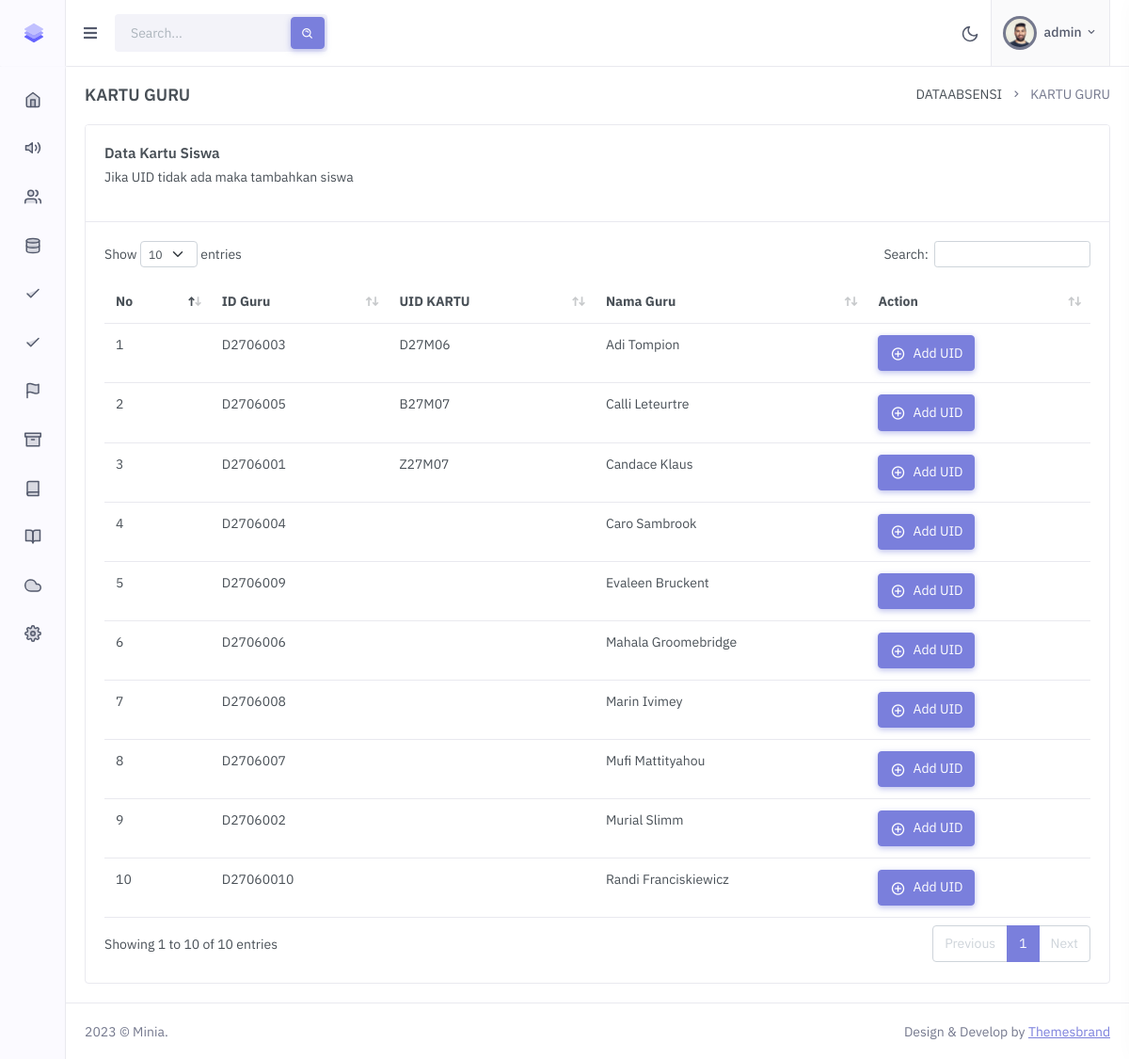
The app's page /dataabsensi/kartu-guru.php (signed in) with its own data.
### tables this page shows
CREATE TABLE `dataguru` (
  `idguru` varchar(60) NOT NULL,
  `namaguru` varchar(60) NOT NULL,
  `nip` varchar(26) NOT NULL,
  `gurumapel` varchar(30) NOT NULL,
  `idkelas` varchar(30) DEFAULT NULL,
  `foto` text NOT NULL
);

CREATE TABLE `cardguru` (
  `idguru` varchar(27) NOT NULL,
  `uid` varchar(20) DEFAULT NULL
);

### config/setting.php (called while the page is built, shortened)
<?php
    $scheme = $_SERVER['REQUEST_SCHEME'];
    $host = $_SERVER['HTTP_HOST'];
    $base_url['whatsApp'] = "$scheme://$host:8000";
    $base_url['main'] = "$scheme://$host/".MAIN_HOST;
    $base_url['assets'] = "$scheme://$host/".MAIN_HOST."/assets/";
    $base_url['foto'] = "$scheme://$host/".MAIN_HOST."/assets/uploads/";
    $path = basename($_SERVER['REQUEST_URI'], '?' . $_SERVER['QUERY_STRING']);
    $file2 = basename($path, ".php");
    $file2 = str_replace('-', ' ', $file2);
    $dir = basename(dirname($_SERVER['SCRIPT_NAME']));
?>

### layouts/menu.php (called while the page is built, shortened)
<?php
include '../layouts/vertical-menu.php';
?>

### assets/lang/en.php (called while the page is built, shortened)
<?php
$language['Menu'] = "Menu";
$language['Dashboard'] = "Dashboard";
$language['Apps'] = "Apps";
$language['Calendar'] = "Calendar";
$language['Chat'] = "Chat";
$language['Email'] = "Email";
$language['Inbox'] = "Inbox";
$language['Read_Email'] = "Read Email";
$language['Invoices'] = "Invoices";
$language['Invoice_List'] = "Invoice List";
$language['Invoice_Detail'] = "Invoice Detail";
$language['Contacts'] = "Contacts";
$language['User_Grid'] = "User Grid";
$language['User_List'] = "User List";
$language['Authentication'] = "Authentication";
$language['Login'] = "Login";
$language['Register'] = "Register";
$language['Recover_Password'] = "Recover Password";
$language['Lock_Screen'] = "Lock Screen";
$language['Confirm_Mail'] = "Confirm Mail";
$language['Email_Verification'] = "Email Verification";
$language['Two_Step_Verification'] = "Two Step Verification";
$language['Pages'] = "Pages";
$language['Starter_Page'] = "Starter Page";
$language['Maintenance'] = "Maintenance";
$language['Coming_Soon'] = "Coming Soon";
$language['Timeline'] = "Timeline";
$language['FAQs'] = "FAQs";
$language['Pricing'] = "Pricing";
$language['Error_404'] = "Error 404";
$language['Error_500'] = "Error 500";
$language['Horizontal'] = "Horizontal";
$language['Elements'] = "Elements";
$language['Components'] = "Components";
$language['Alerts'] = "Alerts";
$language['Buttons'] = "Buttons";
$language['Cards'] = "Cards";
$language['Carousel'] = "Carousel";
$language['Dropdowns'] = "Dropdowns";
$language['Grid'] = "Grid";
$language['Images'] = "Images";
$language['Modals'] = "Modals";
$language['Offcanvas'] = "Offcanvas";
$language['Progress_Bars'] = "Progress Bars";
$language['Tabs_n_Accordions'] = "Tabs & Accordions";
$language['Typography'] = "Typography";
$language['Video'] = "Video";
$language['General'] = "General";
$language['Colors'] = "Colors";
$language['Extended'] = "Extended";
$language['Lightbox'] = "Lightbox";
$language['Range_Slider'] = "Range Slider";
$language['SweetAlert_2'] = "SweetAlert 2";
$language['Session_Timeout'] = "Session Timeout";
$language['Rating'] = "Rating";
$language['Forms'] = "Forms";
$language['Basic_Elements'] = "Basic Elements";
$language['Validation'] = "Validation";
$language['Advanced_Plugins'] = "Advanced Plugins";
$language['Editors'] = "Editors";
?>

### config/get.php (called while the page is built, shortened)
<?php
    require_once "../config/db.php";
    $sql = "SELECT * FROM dataguru JOIN cardguru ON dataguru.idguru = cardguru.idguru GROUP BY dataguru.namaguru ASC";
    $stmt = $db->prepare($sql);
    $stmt->execute();
    $cGuru = $stmt->fetchAll(PDO::FETCH_ASSOC);
?>

### dataabsensi/kartu-guru.php (the view, shortened to what this page needs)
<?php
    require_once "../layouts/head.php";
?>
<div class="row">
    <div class="col-12">
        <div class="card">
            <div class="card-header">
                <h4 class="card-title">Data Kartu Siswa</h4>
                <p class="card-title-des">Jika UID tidak ada maka tambahkan siswa</p>
            </div>
            <div class="card-body">
                <table id="datatable" class="table table-stripped dt-responsive  nowrap w-100">
                    <thead>
                        <tr>
                            <th>No</th>
                            <th>ID Guru</th>
                            <th>UID KARTU</th>
                            <th>Nama Guru</th>
                            <th>Action</th>
                        </tr>
                    </thead>
                    <tbody>
                        <?php $no=1;?>
                        <?php foreach($cGuru as $c):?>
                            <tr>
                                <td><?php echo $no; ?></td>
                                <td><?php echo $c['idguru']?></td>
                                <td><?php echo $c['uid']?></td>
                                <td><?php echo $c['namaguru']?></td>
                                <td><a href="add-cardguru?idguru=<?php echo $c['idguru'] ?>" class="btn btn-primary"><i class="bx bx-plus-circle font-size-16 align-middle me-2 "></i>Add UID</a></td>
                            </tr>
                        <?php $no++; ?>
                        <?php endforeach;?>
                    </tbody>
                </table>
            </div>
        </div>
    </div>
</div>
<?php
    require_once '../layouts/footer.php';
?>

### layouts/head.php (shortened to what this page needs)
<?php
    if( isset( $_SESSION['lang'] ) ) {
        $lang = $_SESSION['lang'];
    }else {
        $lang = "en";
    }
    require_once "../config/db.php";
    require_once "../config/get.php";
    require_once '../config/auth.php';
?>
<!DOCTYPE html>
<html lang="<?php echo $lang ?>">
<head>
    <?php require_once 'head-style.php' ?>
</head>
<body>
<div id="layout-wrapper">
    <?php require_once 'menu.php'; ?>
    <div class="main-content">
        <div class="page-content">
            <div class="container-fluid">
                <div class="row">
                    <div class="col-12">
                        <div class="page-title-box d-sm-flex align-items-center justify-content-between">
                            <h4 class="mb-sm-0 font-size-18"><?php echo strtoupper($file2); ?></h4>
                            <div class="page-title-right">
                                <ol class="breadcrumb m-0">
                                    <li class="breadcrumb-item"><a href="javascript: void(0);"><?php echo strtoupper($dir); ?></a></li>
                                    <li class="breadcrumb-item active"><?php echo strtoupper($file2); ?></li>
                                </ol>
                            </div>
                        </div>
                    </div>
                </div>

### layouts/head-style.php
<link rel="stylesheet" href="<?php echo $base_url['assets']; ?>css/preloader.min.css" type="text/css" />
<link href="<?php echo $base_url['assets']; ?>css/bootstrap.min.css" id="bootstrap-style" rel="stylesheet" type="text/css" />
<link href="<?php echo $base_url['assets']; ?>css/icons.min.css" rel="stylesheet" type="text/css" />
<link href="<?php echo $base_url['assets']; ?>css/app.min.css" id="app-style" rel="stylesheet" type="text/css" />
<link href="<?php echo $base_url['assets']; ?>libs/dropzone/min/dropzone.min.css" rel="stylesheet" type="text/css" />
<link href="<?php echo $base_url['assets']; ?>libs/datatables.net-bs4/css/dataTables.bootstrap4.min.css" rel="stylesheet" type="text/css" />
<link href="<?php echo $base_url['assets']; ?>libs/datatables.net-buttons-bs4/css/buttons.bootstrap4.min.css" rel="stylesheet" type="text/css" />
<link href="<?php echo $base_url['assets']; ?>libs/datatables.net-responsive-bs4/css/responsive.bootstrap4.min.css" rel="stylesheet" type="text/css" />
<link href="<?php echo $base_url['assets']; ?>libs/choices.js/public/assets/styles/choices.min.css" rel="stylesheet" type="text/css" />
<link rel="stylesheet" href="<?php echo $base_url['assets']; ?>libs/@simonwep/pickr/themes/classic.min.css" />
<link rel="stylesheet" href="<?php echo $base_url['assets']; ?>libs/@simonwep/pickr/themes/monolith.min.css" />
<link rel="stylesheet" href="<?php echo $base_url['assets']; ?>libs/@simonwep/pickr/themes/nano.min.css" />
<link rel="stylesheet" href="<?php echo $base_url['assets']; ?>libs/flatpickr/flatpickr.min.css">
<link href="<?php echo $base_url['assets']; ?>libs/alertifyjs/build/css/alertify.min.css" rel="stylesheet" type="text/css" />
<link href="<?php echo $base_url['assets']; ?>libs/alertifyjs/build/css/themes/default.min.css" rel="stylesheet" type="text/css" />

### layouts/vertical-menu.php (shortened to what this page needs)
<header id="page-topbar">
    <div class="navbar-header">
        <div class="d-flex">
            <div class="navbar-brand-box">
                <a href="<?php echo $base_url['main']; ?>" class="logo logo-dark">
                    <span class="logo-sm">
                        <img src="<?php echo $base_url['assets']; ?>/images/logo-sm.svg" alt="" height="24">
                    </span>
                </a>
            </div>
            <button type="button" class="btn btn-sm px-3 font-size-16 header-item" id="vertical-menu-btn">
                <i class="fa fa-fw fa-bars"></i>
            </button>
            <form class="app-search d-none d-lg-block">
                <div class="position-relative">
                    <input type="text" class="form-control" placeholder="<?php echo $language["Search"]; ?>">
                    <button class="btn btn-primary" type="button"><i class="bx bx-search-alt align-middle"></i></button>
                </div>
            </form>
        </div>
        <div class="d-flex">
            <div class="dropdown d-none d-sm-inline-block">
                <button type="button" class="btn header-item" id="mode-setting-btn">
                    <i data-feather="moon" class="icon-lg layout-mode-dark"></i>
                </button>
            </div>
            <div class="dropdown d-inline-block">
                <button type="button" class="btn header-item bg-soft-light border-start border-end" id="page-header-user-dropdown"
                data-bs-toggle="dropdown" aria-haspopup="true" aria-expanded="false">
                    <img class="rounded-circle header-profile-user" src="<?php echo $base_url['assets']; ?>/images/users/avatar-1.jpg"
                        alt="Header Avatar">
                    <span class="d-none d-xl-inline-block ms-1 fw-medium">
                        <?php
                            if($_SESSION['role'] == "siswa"){
                                echo $authsiswa['namasiswa'];
                            }else if($_SESSION['role'] == 'guru'){
                                echo $_SESSION['namaguru'];
                            }else if($_SESSION['role'] == "wali"){
                                echo $_SESSION['role'].' '.$authsiswa['namasiswa'];
                            }else{
                                echo $_SESSION['nama'];
                            }
                        ?>
                    </span>
                    <i class="mdi mdi-chevron-down d-none d-xl-inline-block"></i>
                </button>
            </div>
        </div>
    </div>
</header>
<div class="vertical-menu">
    <div data-simplebar class="h-100">
        <div id="sidebar-menu">
            <?php include "../routes/index.php" ?>
        </div>
    </div>
</div>

### routes/index.php (shortened to what this page needs)
<?php
    if (isset($_SESSION['logged_in']) && $_SESSION['logged_in']) {
        switch ($_SESSION['role']) {
        case 'admin':
            include 'admin-menu.php';
            break;
        }
    } else {
        echo WARNING;
    }
?>

### routes/admin-menu.php (shortened to what this page needs)
<ul class="metismenu list-unstyled" id="side-menu">
    <li>
        <a href="<?php echo $base_url['main']; ?>">
            <i data-feather="home"></i>
        </a>
    </li>
    <li>
        <a href="../pengumuman">
            <i data-feather="volume-2"></i>
        </a>
    </li>
    <li>
        <a href="../datamaster/siswa">
            <i data-feather="users"></i>
        </a>
    </li>
    <li>
        <a href="javascript: void(0);" class="has-arrow">
            <i data-feather="database"></i>
        </a>
    </li>
    <li>
        <a href="javascript: void(0)" class="has-arrow">
            <i data-feather="check"></i>
        </a>
    </li>
    <li>
        <a href="javascript: void(0)" class="has-arrow">
            <i data-feather="check"></i>
        </a>
    </li>
    <li>
        <a href="javascript: void(0)" class="has-arrow">
            <i data-feather="flag"></i>
        </a>
    </li>
    <li>
        <a href="javascript: void(0)" class="has-arrow">
            <i data-feather="archive"></i>
        </a>
    </li>
    <li>
        <a href="javascript: void(0)" class="has-arrow">
            <i data-feather="book"></i>
        </a>
    </li>
    <li>
        <a href="javascript: void(0)" class="has-arrow">
            <i data-feather="book-open"></i>
        </a>
    </li>
    <li>
        <a href="../setting/whatsapp-api">
            <i data-feather="cloud"></i>
        </a>
    </li>
    <li>
        <a href="javascript: void(0)" class="has-arrow">
            <i data-feather="settings"></i>
        </a>
    </li>
</ul>

### layouts/footer.php (shortened to what this page needs)
    </div>
</div>
    <footer class="footer">
        <div class="container-fluid">
            <div class="row">
                <div class="col-sm-6">
                    <script>document.write(new Date().getFullYear())</script> © Minia.
                </div>
                <div class="col-sm-6">
                    <div class="text-sm-end d-none d-sm-block">
                        Design & Develop by <a href="#!" class="text-decoration-underline">Themesbrand</a>
                    </div>
                </div>
            </div>
        </div>
    </footer>
</div>
</div>
</body>
</html>

### records on screen
dataguru: cardguru.idguru "D2706003", cardguru.uid "D27M06", namaguru "Adi Tompion"
dataguru: cardguru.idguru "D2706005", cardguru.uid "B27M07", namaguru "Calli Leteurtre"
dataguru: cardguru.idguru "D2706001", cardguru.uid "Z27M07", namaguru "Candace Klaus"
dataguru: cardguru.idguru "D2706004", namaguru "Caro Sambrook"
dataguru: cardguru.idguru "D2706009", namaguru "Evaleen Bruckent"
dataguru: cardguru.idguru "D2706006", namaguru "Mahala Groomebridge"
dataguru: cardguru.idguru "D2706008", namaguru "Marin Ivimey"
dataguru: cardguru.idguru "D2706007", namaguru "Mufi Mattityahou"
dataguru: cardguru.idguru "D2706002", namaguru "Murial Slimm"
dataguru: cardguru.idguru "D27060010", namaguru "Randi Franciskiewicz"

### other values on screen
$_SESSION['nama'] "admin"
$file2 "KARTU GURU"
$dir "DATAABSENSI"
